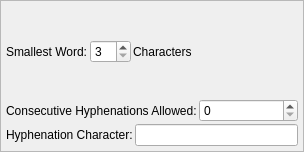
<?xml version="1.0" encoding="UTF-8"?>
<ui version="4.0">
 <class>PropertyWidget_HyphenationBase</class>
 <widget class="QFrame" name="PropertyWidget_HyphenationBase">
  <property name="geometry">
   <rect>
    <x>0</x>
    <y>0</y>
    <width>304</width>
    <height>152</height>
   </rect>
  </property>
  <property name="windowTitle">
   <string notr="true">Frame</string>
  </property>
  <property name="frameShape">
   <enum>QFrame::StyledPanel</enum>
  </property>
  <property name="frameShadow">
   <enum>QFrame::Raised</enum>
  </property>
  <layout class="QVBoxLayout" name="verticalLayout">
   <property name="spacing">
    <number>2</number>
   </property>
   <property name="leftMargin">
    <number>5</number>
   </property>
   <property name="topMargin">
    <number>5</number>
   </property>
   <property name="rightMargin">
    <number>5</number>
   </property>
   <property name="bottomMargin">
    <number>5</number>
   </property>
   <item>
    <layout class="QHBoxLayout" name="horizontalLayout">
     <item>
      <widget class="QLabel" name="label">
       <property name="text">
        <string>Smallest Word:</string>
       </property>
      </widget>
     </item>
     <item>
      <widget class="QSpinBox" name="smallestWordSpinBox">
       <property name="toolTip">
        <string>Length of the smallest word to be hyphenated</string>
       </property>
       <property name="minimum">
        <number>3</number>
       </property>
      </widget>
     </item>
     <item>
      <widget class="QLabel" name="label_2">
       <property name="text">
        <string>Characters</string>
       </property>
      </widget>
     </item>
     <item>
      <spacer name="horizontalSpacer">
       <property name="orientation">
        <enum>Qt::Horizontal</enum>
       </property>
       <property name="sizeHint" stdset="0">
        <size>
         <width>40</width>
         <height>20</height>
        </size>
       </property>
      </spacer>
     </item>
    </layout>
   </item>
   <item>
    <layout class="QHBoxLayout" name="horizontalLayout_2">
     <item>
      <widget class="QLabel" name="label_3">
       <property name="text">
        <string>Consecutive Hyphenations Allowed:</string>
       </property>
      </widget>
     </item>
     <item>
      <widget class="QSpinBox" name="maxConsecutiveCountSpinBox">
       <property name="toolTip">
        <string>Maximum number of Hyphenations following each other.
A value of 0 means unlimited hyphenations.</string>
       </property>
      </widget>
     </item>
    </layout>
   </item>
   <item>
    <layout class="QHBoxLayout" name="horizontalLayout_3">
     <item>
      <widget class="QLabel" name="label_4">
       <property name="text">
        <string>Hyphenation Character:</string>
       </property>
      </widget>
     </item>
     <item>
      <widget class="QLineEdit" name="hyphenCharLineEdit">
       <property name="toolTip">
        <string>The character used for automatic hyphen. Can be empty.</string>
       </property>
      </widget>
     </item>
    </layout>
   </item>
  </layout>
 </widget>
 <resources/>
 <connections/>
</ui>
